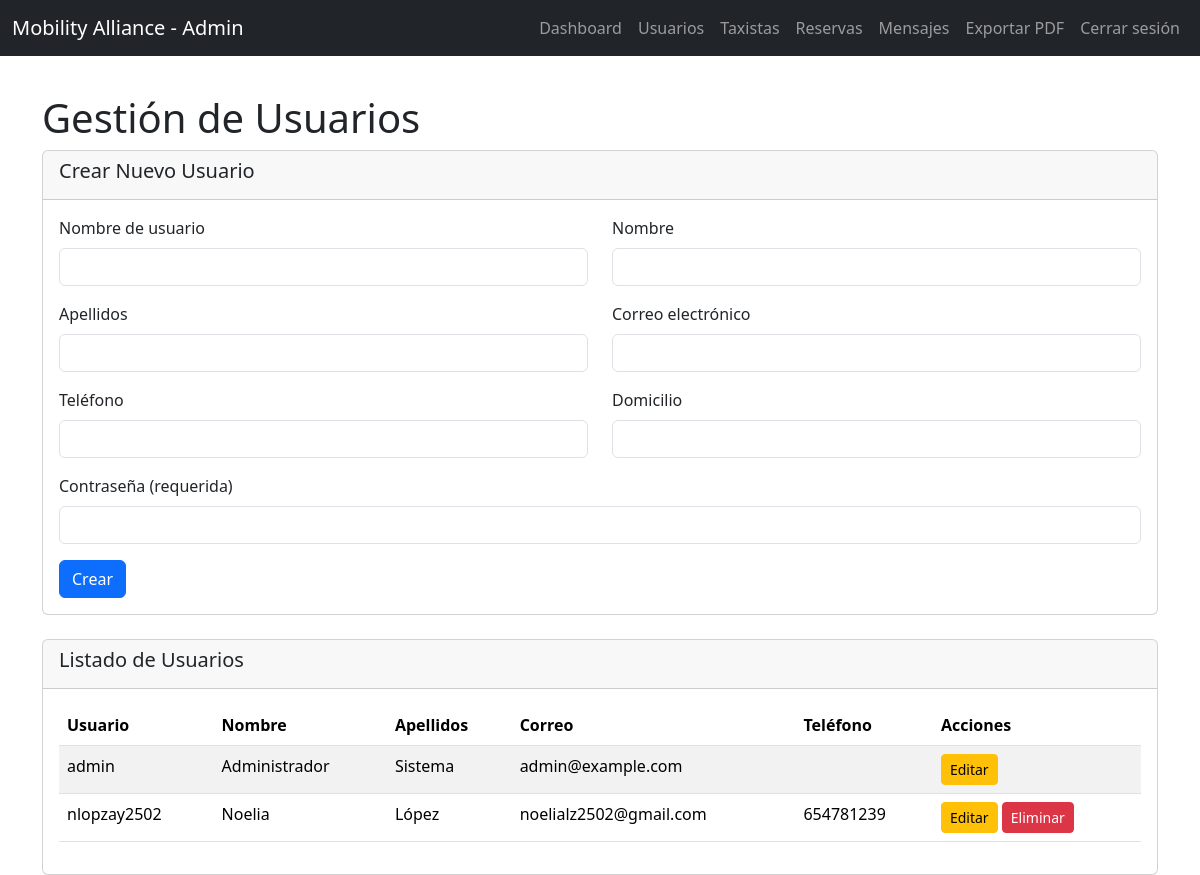
The page /admin/usuarios.php (signed in) on the database as committed earlier.
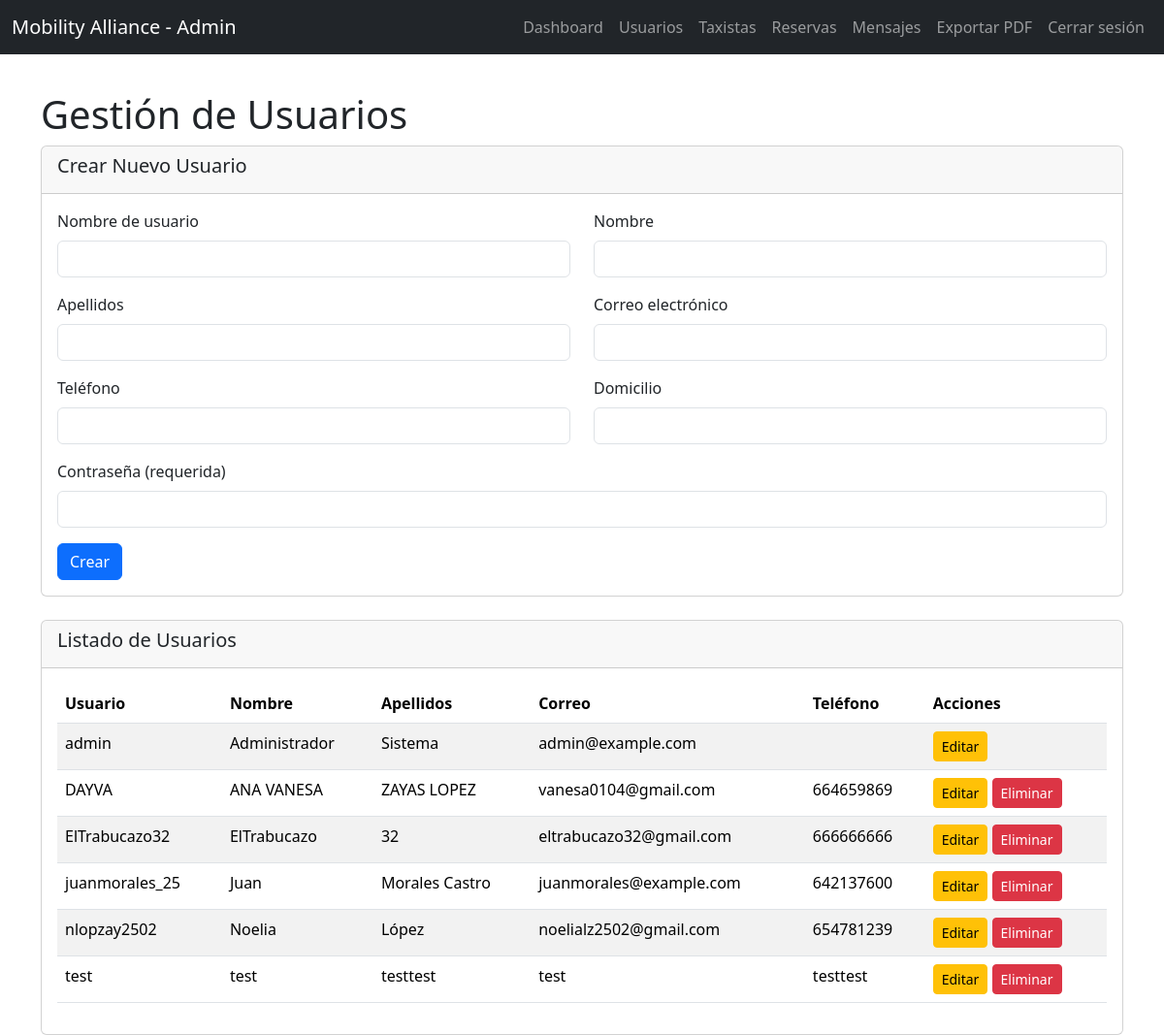
The same page on the database as committed later.
### tables this page shows
CREATE TABLE `usuarios` (
  `nombre_usuario` varchar(50) NOT NULL,
  `nombre` varchar(100) NOT NULL,
  `apellidos` varchar(150) DEFAULT NULL,
  `domicilio` varchar(255) DEFAULT NULL,
  `telefono` varchar(20) DEFAULT NULL,
  `correo_electronico` varchar(150) NOT NULL,
  `clave` varchar(255) NOT NULL,
  `verificado` tinyint(1) DEFAULT 0,
  `token_verificacion` varchar(255) DEFAULT NULL,
  `rol` enum('usuario','admin') DEFAULT 'usuario'
);

### admin/usuarios.php (the view, shortened to what the changed rows need)
<?php
require_once '../db_pdo.php';
$stmt = $pdo->query("SELECT * FROM usuarios ORDER BY nombre_usuario ASC");
$usuarios = $stmt->fetchAll(PDO::FETCH_ASSOC);
?>
<!DOCTYPE html>
<html lang="es">
<head>
    <link href="../bootstrap-5.3.8-dist/css/bootstrap.min.css" rel="stylesheet">
    <link href="../css/admin.css" rel="stylesheet">
</head>
<body>
<div class="container mt-4">
    <h1>Gestión de Usuarios</h1>
    <div class="card">
        <div class="card-body">
            <table class="table table-striped">
                <thead>
                    <tr>
                        <th>Usuario</th>
                        <th>Nombre</th>
                        <th>Apellidos</th>
                        <th>Correo</th>
                        <th>Teléfono</th>
                        <th>Acciones</th>
                    </tr>
                </thead>
                <tbody>
                    <?php foreach ($usuarios as $usuario): ?>
                        <tr>
                            <td><?= htmlspecialchars($usuario['nombre_usuario']) ?></td>
                            <td><?= htmlspecialchars($usuario['nombre']) ?></td>
                            <td><?= htmlspecialchars($usuario['apellidos'] ?? '') ?></td>
                            <td><?= htmlspecialchars($usuario['correo_electronico']) ?></td>
                            <td><?= htmlspecialchars($usuario['telefono'] ?? '') ?></td>
                            <td>
                                <a href="usuarios.php?editar=<?= htmlspecialchars($usuario['nombre_usuario']) ?>" class="btn btn-warning btn-sm">Editar</a>
                                <?php if ($usuario['nombre_usuario'] !== 'admin'): ?>
                                    <a href="usuarios.php?eliminar=<?= htmlspecialchars($usuario['nombre_usuario']) ?>" class="btn btn-danger btn-sm" onclick="return confirm('¿Estás seguro?')">Eliminar</a>
                                <?php endif; ?>
                            </td>
                        </tr>
                    <?php endforeach; ?>
                </tbody>
            </table>
        </div>
    </div>
</div>
</body>
</html>

Rows that differ between the two databases and show on the page:
added usuarios: nombre_usuario "DAYVA", nombre "ANA VANESA", apellidos "ZAYAS LOPEZ", correo_electronico "vanesa0104@gmail.com", telefono "664659869"
added usuarios: nombre_usuario "ElTrabucazo32", nombre "ElTrabucazo", apellidos "32", correo_electronico "eltrabucazo32@gmail.com", telefono "666666666"
added usuarios: nombre_usuario "juanmorales_25", nombre "Juan", apellidos "Morales Castro", correo_electronico "juanmorales@example.com", telefono "642137600"
added usuarios: nombre_usuario "test", nombre "test", apellidos "testtest", correo_electronico "test", telefono "testtest"
